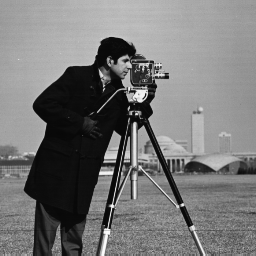
#> input picture 20XW97 - COMPUTER VISION LAB/worksheets/ws1/cameraman.tif, 256 x 256 px, found by its file name
$ jupyter execute Task3.ipynb
#> lines starting #> are read from the running program, lines starting #| are printed output that depends on the picture
### Storing an image in different file formats

[cell 1]
import numpy as np
import cv2
import matplotlib.pyplot as plt
import os

[cell 2]
img = cv2.imread('D:/sem-9/20XW97 - COMPUTER VISION LAB/worksheets/ws1/cameraman.tif')
#> img is the input picture: shape (256, 256, 3); min 7, max 253, mean 118.7
extentions = ['png','jpg','jpeg','bmp']
for i in extentions:
    cv2.imwrite('./images/cameraman.'+i,img)

[cell 3]
sizes = []
names = []
for filename in os.listdir('./images'):
    sizes.append(os.path.getsize('./images/'+filename))
    _, file_extension = os.path.splitext(filename)
    names.append(file_extension)

plt.bar(x=names,height=sizes)
plt.show()
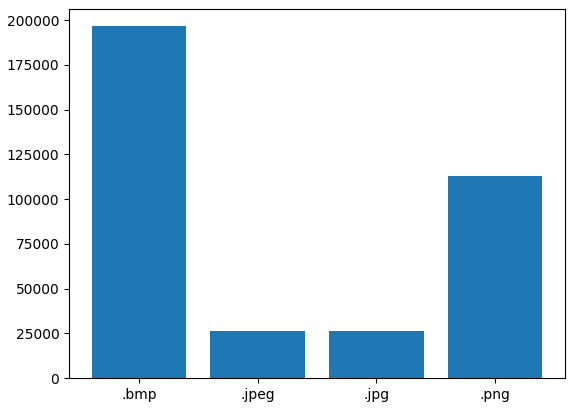
#> figure drawn by matplotlib, 1 panel; tallest bar 196662 high, from x = -0.4 to 0.4
